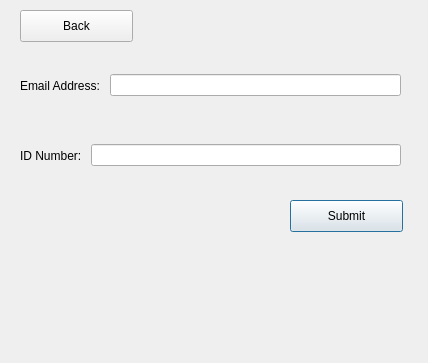
<?xml version="1.0" encoding="UTF-8"?>
<ui version="4.0">
 <class>forgotUsername</class>
 <widget class="QDialog" name="forgotUsername">
  <property name="geometry">
   <rect>
    <x>0</x>
    <y>0</y>
    <width>428</width>
    <height>363</height>
   </rect>
  </property>
  <property name="windowTitle">
   <string>Username Recovery</string>
  </property>
  <widget class="QWidget" name="horizontalLayoutWidget">
   <property name="geometry">
    <rect>
     <x>20</x>
     <y>60</y>
     <width>381</width>
     <height>51</height>
    </rect>
   </property>
   <layout class="QHBoxLayout" name="horizontalLayout">
    <item>
     <widget class="QLabel" name="label">
      <property name="text">
       <string>Email Address: </string>
      </property>
     </widget>
    </item>
    <item>
     <widget class="QLineEdit" name="lineEdit_EMAIL"/>
    </item>
   </layout>
  </widget>
  <widget class="QWidget" name="horizontalLayoutWidget_2">
   <property name="geometry">
    <rect>
     <x>20</x>
     <y>130</y>
     <width>381</width>
     <height>51</height>
    </rect>
   </property>
   <layout class="QHBoxLayout" name="horizontalLayout_2">
    <item>
     <widget class="QLabel" name="label_2">
      <property name="text">
       <string>ID Number: </string>
      </property>
     </widget>
    </item>
    <item>
     <widget class="QLineEdit" name="lineEdit_ID"/>
    </item>
   </layout>
  </widget>
  <widget class="QPushButton" name="pushButton_SUBMIT">
   <property name="geometry">
    <rect>
     <x>290</x>
     <y>200</y>
     <width>113</width>
     <height>32</height>
    </rect>
   </property>
   <property name="text">
    <string>Submit</string>
   </property>
  </widget>
  <widget class="QPushButton" name="pushButton_BACK">
   <property name="geometry">
    <rect>
     <x>20</x>
     <y>10</y>
     <width>113</width>
     <height>32</height>
    </rect>
   </property>
   <property name="text">
    <string>Back</string>
   </property>
  </widget>
 </widget>
 <resources/>
 <connections/>
</ui>
